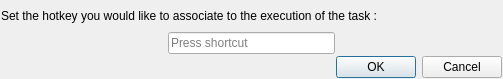
<?xml version="1.0" encoding="UTF-8"?>
<ui version="4.0">
 <class>getQKeySequenceDialog</class>
 <widget class="QDialog" name="getQKeySequenceDialog">
  <property name="windowModality">
   <enum>Qt::WindowModality::ApplicationModal</enum>
  </property>
  <property name="geometry">
   <rect>
    <x>0</x>
    <y>0</y>
    <width>503</width>
    <height>79</height>
   </rect>
  </property>
  <property name="windowTitle">
   <string>Set the associated hotkey</string>
  </property>
  <layout class="QVBoxLayout" name="verticalLayout">
   <property name="spacing">
    <number>2</number>
   </property>
   <property name="leftMargin">
    <number>1</number>
   </property>
   <property name="topMargin">
    <number>1</number>
   </property>
   <property name="rightMargin">
    <number>1</number>
   </property>
   <property name="bottomMargin">
    <number>1</number>
   </property>
   <item>
    <layout class="QVBoxLayout" name="verticalLayout_2">
     <property name="spacing">
      <number>2</number>
     </property>
     <item>
      <widget class="QLabel" name="label">
       <property name="text">
        <string>Set the hotkey you would like to associate to the execution of the task :</string>
       </property>
      </widget>
     </item>
     <item>
      <layout class="QHBoxLayout" name="horizontalLayout">
       <item>
        <spacer name="horizontalSpacer">
         <property name="orientation">
          <enum>Qt::Orientation::Horizontal</enum>
         </property>
         <property name="sizeHint" stdset="0">
          <size>
           <width>40</width>
           <height>20</height>
          </size>
         </property>
        </spacer>
       </item>
       <item>
        <widget class="QKeySequenceEdit" name="keySequenceEdit">
         <property name="maximumSequenceLength">
          <longLong>1</longLong>
         </property>
        </widget>
       </item>
       <item>
        <spacer name="horizontalSpacer_2">
         <property name="orientation">
          <enum>Qt::Orientation::Horizontal</enum>
         </property>
         <property name="sizeHint" stdset="0">
          <size>
           <width>40</width>
           <height>20</height>
          </size>
         </property>
        </spacer>
       </item>
      </layout>
     </item>
    </layout>
   </item>
   <item>
    <widget class="QDialogButtonBox" name="buttonBox">
     <property name="orientation">
      <enum>Qt::Orientation::Horizontal</enum>
     </property>
     <property name="standardButtons">
      <set>QDialogButtonBox::StandardButton::Cancel|QDialogButtonBox::StandardButton::Ok</set>
     </property>
    </widget>
   </item>
  </layout>
 </widget>
 <resources/>
 <connections>
  <connection>
   <sender>buttonBox</sender>
   <signal>accepted()</signal>
   <receiver>getQKeySequenceDialog</receiver>
   <slot>accept()</slot>
   <hints>
    <hint type="sourcelabel">
     <x>248</x>
     <y>254</y>
    </hint>
    <hint type="destinationlabel">
     <x>157</x>
     <y>274</y>
    </hint>
   </hints>
  </connection>
  <connection>
   <sender>buttonBox</sender>
   <signal>rejected()</signal>
   <receiver>getQKeySequenceDialog</receiver>
   <slot>reject()</slot>
   <hints>
    <hint type="sourcelabel">
     <x>316</x>
     <y>260</y>
    </hint>
    <hint type="destinationlabel">
     <x>286</x>
     <y>274</y>
    </hint>
   </hints>
  </connection>
 </connections>
</ui>
